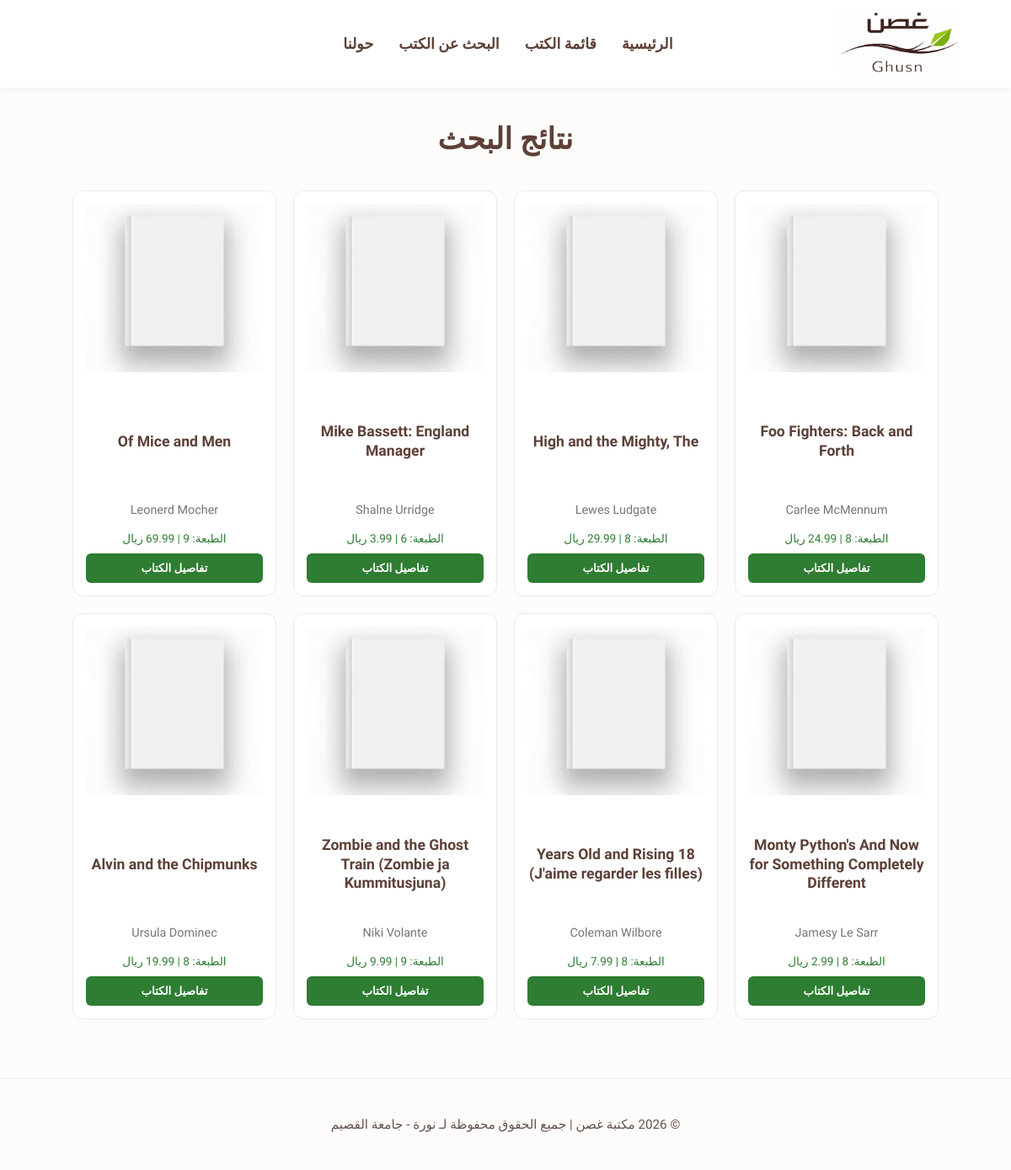
Before: /books/simple/query with the older database file.
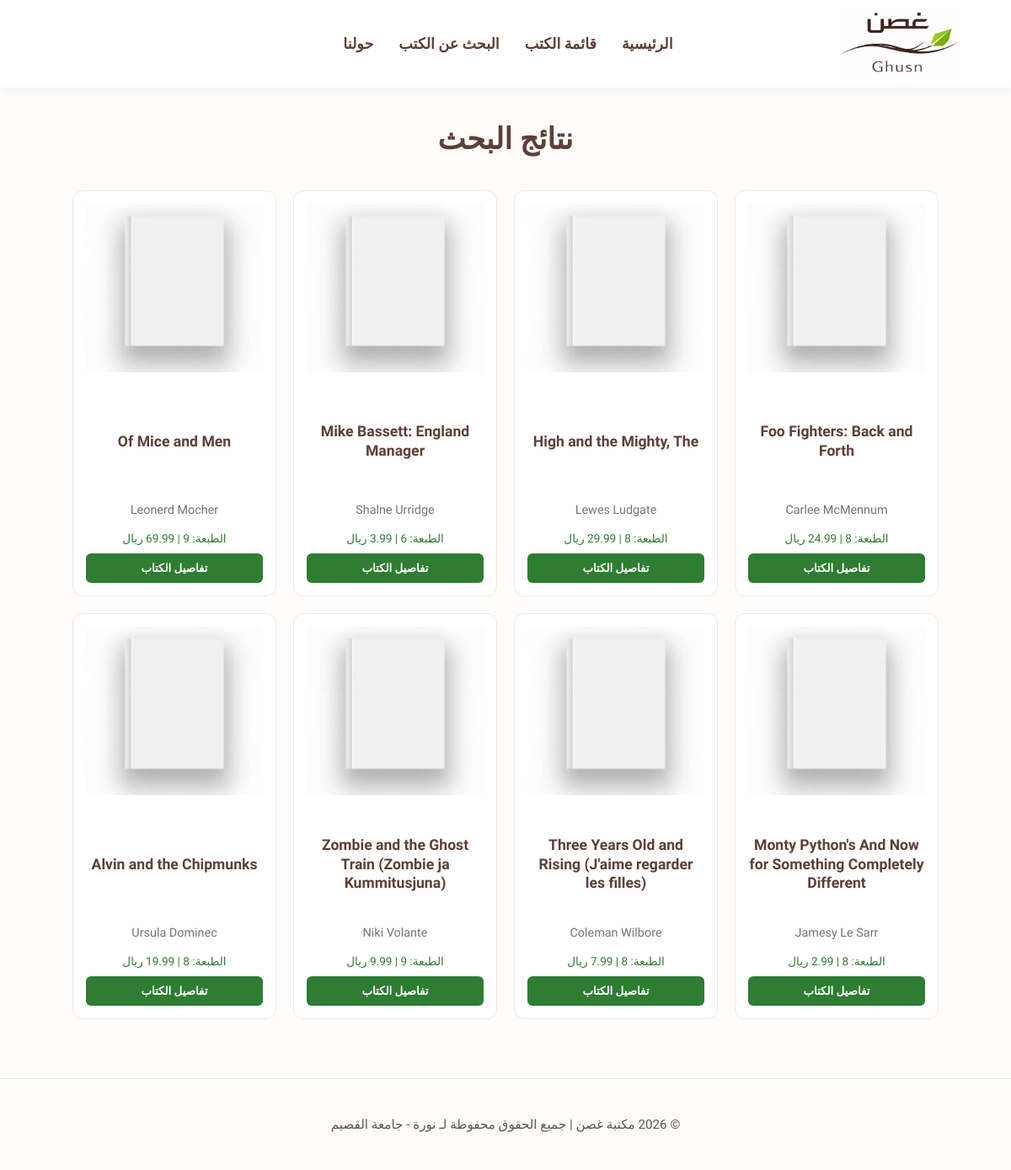
After: the same page with the newer database file.
### apps/bookmodule/models.py (models this page shows)
class Book(models.Model):
    title = models.CharField(max_length=50)
    author = models.CharField(max_length=50)
    price = models.FloatField(default=0.0)
    edition = models.SmallIntegerField(default=1)

### apps/bookmodule/views.py (the view)
# urls.py: path('simple/query', views.simple_query, name='books.simple_query'),
def simple_query(request):
    mybooks = Book.objects.filter(title__icontains='and')
    return render(request, 'bookmodule/bookList.html', {'books': mybooks})

### apps/templates/bookmodule/bookList.html
{% extends 'bookmodule/layouts/base.html' %}
{% load static %}
{% block content %}
<h2 class="page-title">نتائج البحث</h2>
<div class="books-grid">
    {% for obj in books %}
    <div class="book-card-modern">
        <div class="book-cover">
            <img src="{% static 'book0.png' %}" alt="غلاف الكتاب">
        </div>
        <h3>{{ obj.title }}</h3>
        <p class="author-text">{{ obj.author }}</p>
        <div class="category-tag">
            الطبعة: {{ obj.edition }} | {{ obj.price }} ريال
        </div>
        <button class="read-btn-modern">تفاصيل الكتاب</button>
    </div>
    {% empty %}
    <p class="page-title" style="font-size: 1.2rem;">لا توجد كتب تطابق هذا البحث حالياً.</p>
    {% endfor %}
</div>
{% endblock %}

Changed rows visible on the page:
changed Book "Coleman Wilbore": title "18 Years Old and Rising (J'aime regarder les filles)" → "Three Years Old and Rising (J'aime regarder les filles)"
